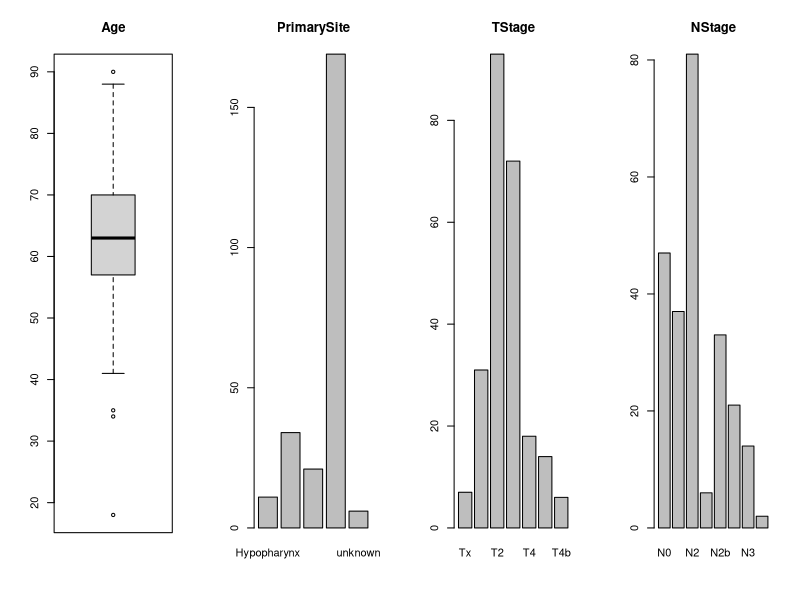
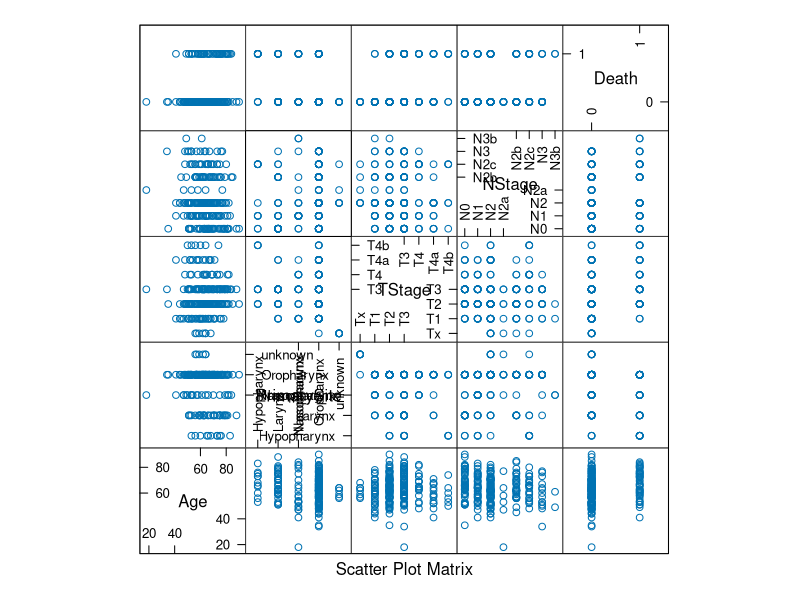
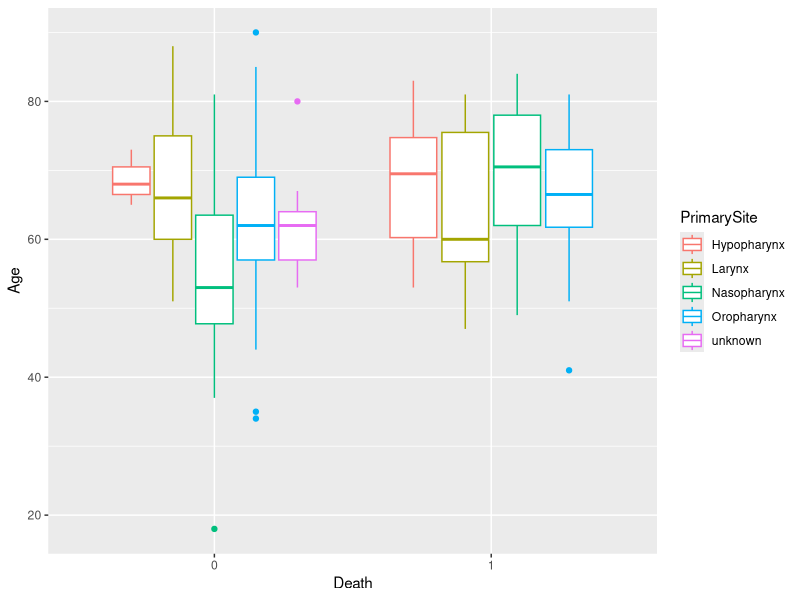
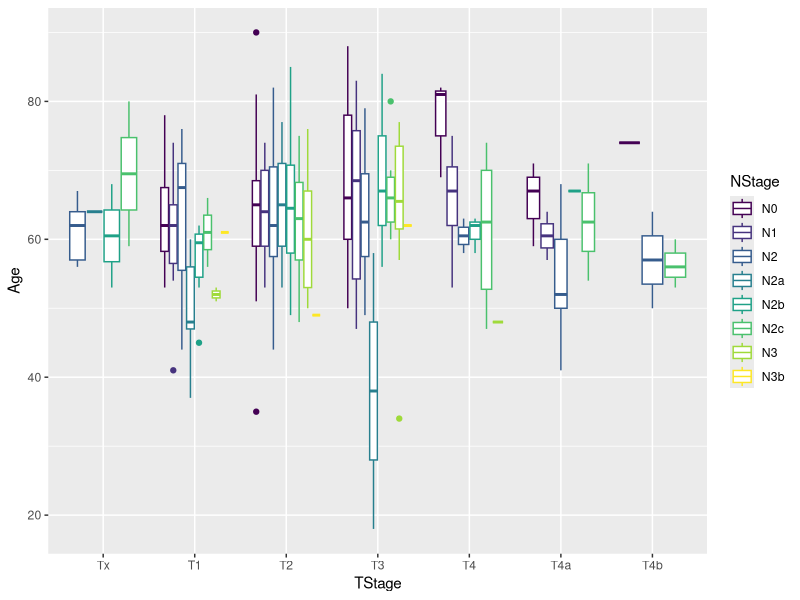
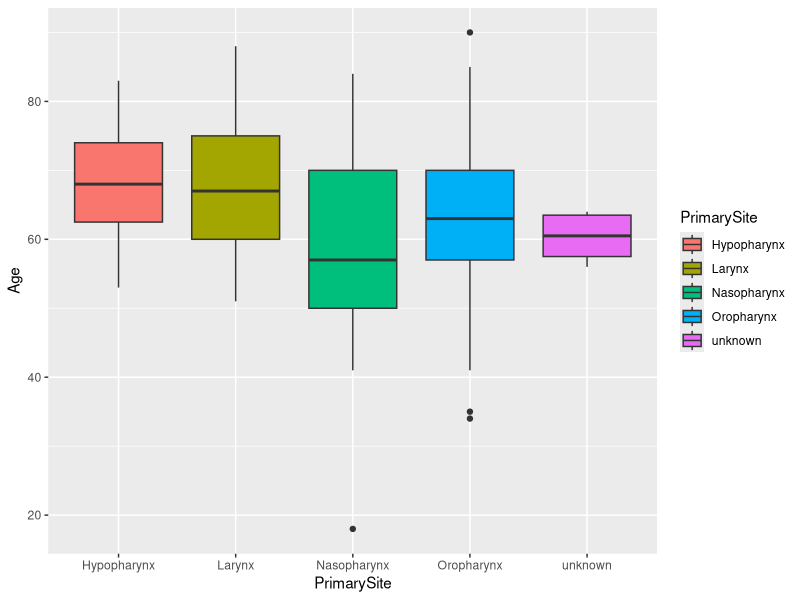
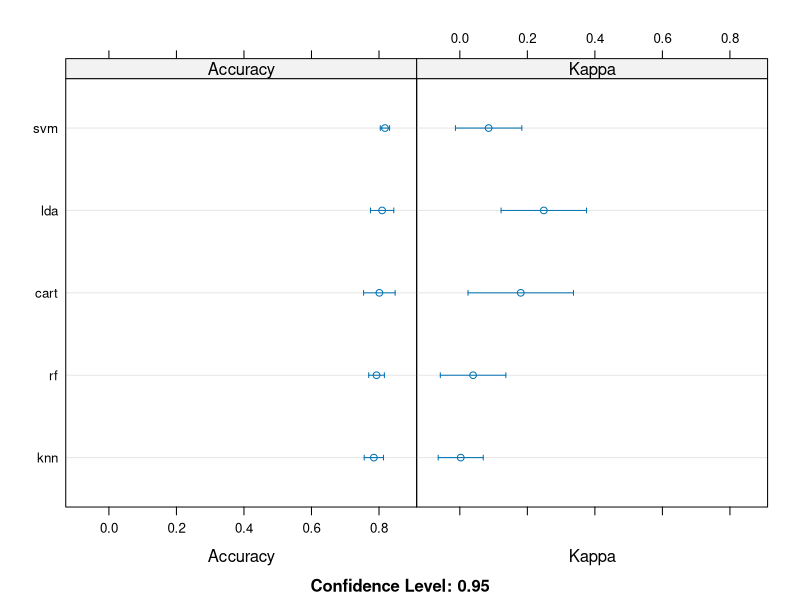

Recreate these plots in R, in order.
## ---- chunk 1
knitr::opts_chunk$set(echo = TRUE)
library(readxl)
library(caret)
library(e1071)
library(kernlab)
library(randomForest)
## ---- chunk 2
# Download the data
dataset <- read_excel("SimplifiedHNData.xlsx")
# Remove Sex and Patient Number
dataset<-dataset[,3:7]
## ---- chunk 3
dataset$Age<-as.numeric(dataset$Age)
## ---- chunk 4
dataset$PrimarySite<-as.factor(dataset$PrimarySite)
unique(dataset$PrimarySite)
dataset$Death<-as.factor(dataset$Death)
## ---- chunk 5
dataset$TStage<-ordered(dataset$TStage,levels=c("Tx","T1", "T2","T3","T4","T4a","T4b"))
dataset$NStage<-ordered(dataset$NStage)
unique(dataset$TStage)
unique(dataset$NStage)
## ---- chunk 6
str(dataset)
## ---- chunk 7
# create a list of 80% of the rows in the original dataset we can use for training
set.seed(645) # This is so we can re-run this and get the same again
validation_index <- createDataPartition(dataset$Age, p=0.80, list=FALSE)
# select 20% of the data for testing
test_data <- dataset[-validation_index,]
# use the remaining 80% of data to train the models
train_data <- dataset[validation_index,]
## ---- chunk 8
#dimensions of the dataset
dim(train_data)
#Look at the data
head(train_data)
#what levels are in the data?
levels(train_data$PrimarySite)
#Summarise the class distribution
percentage <- prop.table(table(train_data$PrimarySite)) * 100
cbind(freq=table(train_data$PrimarySite), percentage=percentage)
#Statistical summary
summary(train_data)
## ---- chunk 9
# split input and output
x <- train_data[,1:4]
y <- train_data[,5]
## ---- chunk 10
# boxplot for each attribute on one image
par(mfrow=c(1,4))
 boxplot(x[,1], main=names(train_data)[1])
 for(i in 2:4) {
plot(x[,i], main=names(train_data)[i])
 }
## ---- chunk 11
# scatterplot matrix
featurePlot(x=x, y=y, plot="pairs")

ggplot(data = dataset, aes(x = factor(Death), y = Age, colour = PrimarySite)) + geom_boxplot() +
  xlab("Death")

ggplot(data = dataset, aes(x = TStage, y = Age, colour = NStage)) + geom_boxplot() +
  xlab("TStage")
 qplot(PrimarySite, Age, data=train_data, 
      fill=PrimarySite,
      geom=c("boxplot"))
 tapply(train_data$Age, train_data$PrimarySite, summary)

## ---- chunk 12
# Run algorithms using 10-fold cross validation
control <- trainControl(method="cv", number=10)
metric <- "Accuracy"
## ---- chunk 13
# a) linear algorithms
set.seed(7)
fit.lda <- train(Death~., data=train_data, method="lda", metric=metric, trControl=control)
# b) nonlinear algorithms
# CART
set.seed(7)
fit.cart <- train(Death~., data=train_data, method="rpart", metric=metric, trControl=control)
# kNN
set.seed(7)
fit.knn <- train(Death~., data=train_data, method="knn", metric=metric, trControl=control)
# c) advanced algorithms
# SVM
set.seed(7)
fit.svm <- train(Death~., data=train_data, method="svmRadial", metric=metric, trControl=control)
# Random Forest
set.seed(7)
fit.rf <- train(Death~., data=train_data, method="rf", metric=metric, trControl=control)
## ---- chunk 14
#summarize accuracy of models
results <- resamples(list( lda=fit.lda,cart=fit.cart, knn=fit.knn, svm=fit.svm, rf=fit.rf))
summary(results)
## ---- chunk 15
# compare accuracy of models
dotplot(results)
## ---- chunk 16
# summarise Best Model
print(fit.lda)
## ---- chunk 17
# estimate skill of LDA on the validation (test) dataset
predictions <- predict(fit.cart, test_data)
confusionMatrix(predictions, test_data$Death)
